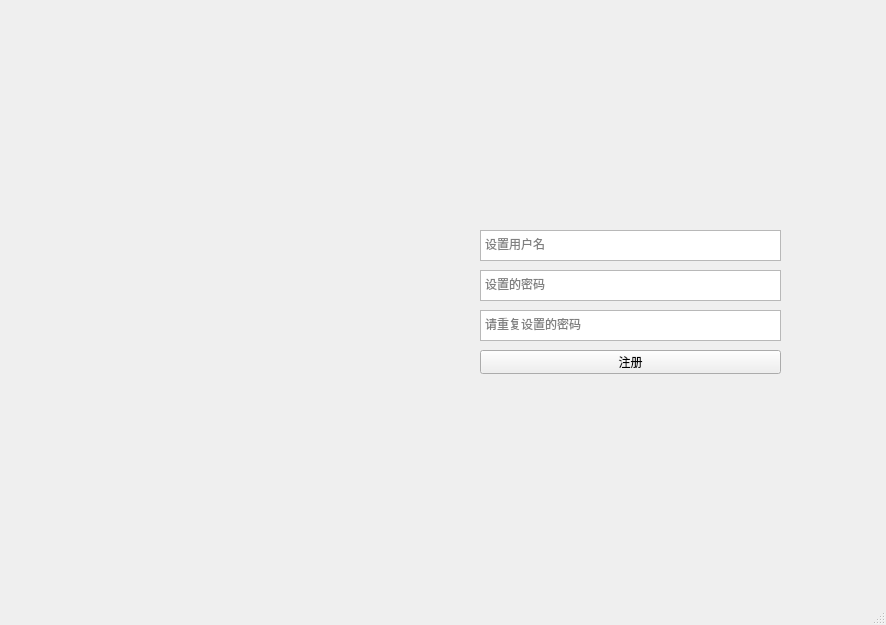
<?xml version="1.0" encoding="UTF-8"?>
<ui version="4.0">
 <class>MainWindow</class>
 <widget class="QMainWindow" name="MainWindow">
  <property name="geometry">
   <rect>
    <x>0</x>
    <y>0</y>
    <width>886</width>
    <height>625</height>
   </rect>
  </property>
  <property name="windowTitle">
   <string>MainWindow</string>
  </property>
  <widget class="QWidget" name="centralwidget">
   <widget class="QPlainTextEdit" name="UserNameInputBox">
    <property name="geometry">
     <rect>
      <x>480</x>
      <y>230</y>
      <width>301</width>
      <height>31</height>
     </rect>
    </property>
    <property name="placeholderText">
     <string>设置用户名</string>
    </property>
   </widget>
   <widget class="QPlainTextEdit" name="PassWordInputBox">
    <property name="geometry">
     <rect>
      <x>480</x>
      <y>270</y>
      <width>301</width>
      <height>31</height>
     </rect>
    </property>
    <property name="placeholderText">
     <string>设置的密码</string>
    </property>
   </widget>
   <widget class="QPushButton" name="SignUpButton">
    <property name="geometry">
     <rect>
      <x>480</x>
      <y>350</y>
      <width>301</width>
      <height>24</height>
     </rect>
    </property>
    <property name="text">
     <string>注册</string>
    </property>
   </widget>
   <widget class="QPlainTextEdit" name="PassWordInputBox_Confirm">
    <property name="geometry">
     <rect>
      <x>480</x>
      <y>310</y>
      <width>301</width>
      <height>31</height>
     </rect>
    </property>
    <property name="placeholderText">
     <string>请重复设置的密码</string>
    </property>
   </widget>
   <widget class="QLabel" name="BackGroundLabel">
    <property name="geometry">
     <rect>
      <x>0</x>
      <y>0</y>
      <width>391</width>
      <height>581</height>
     </rect>
    </property>
    <property name="sizePolicy">
     <sizepolicy hsizetype="Preferred" vsizetype="Preferred">
      <horstretch>0</horstretch>
      <verstretch>0</verstretch>
     </sizepolicy>
    </property>
    <property name="font">
     <font>
      <family>楷体</family>
      <pointsize>16</pointsize>
     </font>
    </property>
    <property name="toolTip">
     <string>&lt;html&gt;&lt;head/&gt;&lt;body&gt;&lt;p&gt;思绪无限&lt;/p&gt;&lt;p&gt;CSDN：&lt;a href=&quot;htps:wuxian.blog.csdn.net&quot;&gt;&lt;span style=&quot; text-decoration: underline; color:#0000ff;&quot;&gt;wuxian.blog.csdn.net&lt;/span&gt;&lt;/a&gt;&lt;/p&gt;&lt;p&gt;B站：&lt;a href=&quot;https://space.bilibili.com/456667721&quot;&gt;&lt;span style=&quot; text-decoration: underline; color:#0000ff;&quot;&gt;思绪亦无限&lt;/span&gt;&lt;/a&gt;&lt;/p&gt;&lt;/body&gt;&lt;/html&gt;</string>
    </property>
    <property name="layoutDirection">
     <enum>Qt::LeftToRight</enum>
    </property>
    <property name="styleSheet">
     <string notr="true">QLabel{
border-image: url(:/login/icons/sign.png);
}</string>
    </property>
    <property name="text">
     <string/>
    </property>
    <property name="pixmap">
     <pixmap>resourse/SignUpLogIn.png</pixmap>
    </property>
    <property name="alignment">
     <set>Qt::AlignCenter</set>
    </property>
   </widget>
  </widget>
  <widget class="QMenuBar" name="menubar">
   <property name="geometry">
    <rect>
     <x>0</x>
     <y>0</y>
     <width>886</width>
     <height>22</height>
    </rect>
   </property>
  </widget>
  <widget class="QStatusBar" name="statusbar"/>
 </widget>
 <resources/>
 <connections/>
</ui>
